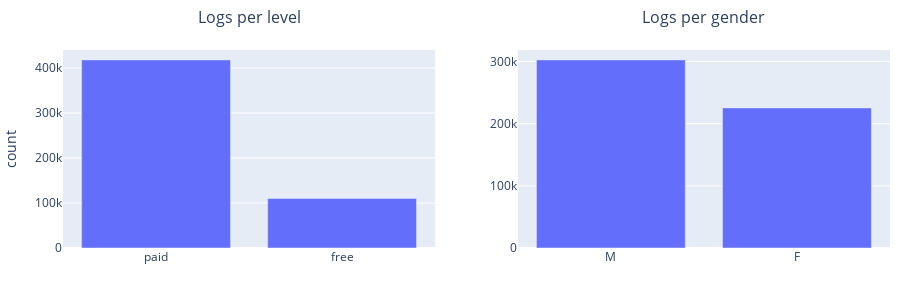
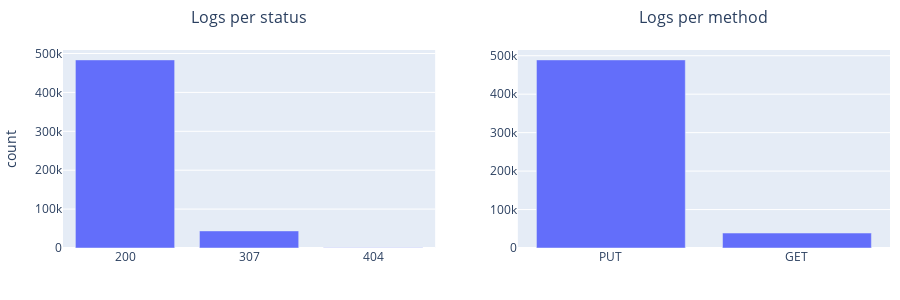
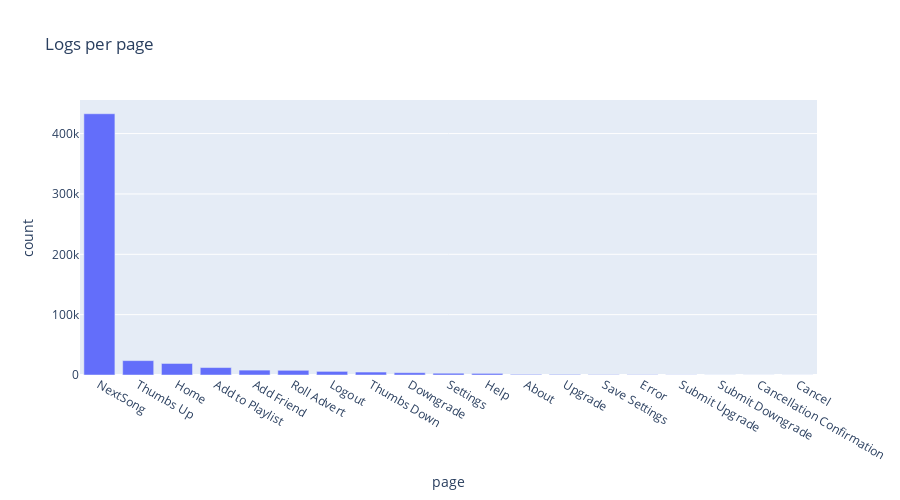
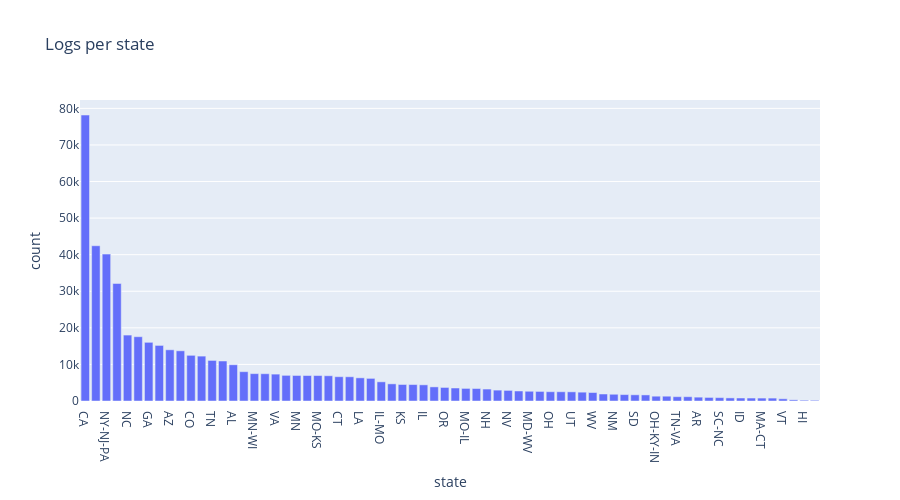

Notebook cell for these charts, in order:
### Markdown cell above
### Log level analysis

### Code cell
rows_config = [['level','gender'],['status','method'],['page'],['state']]

display_count_plots(rows_config,"Logs")

### Figure 1 — Plotly figure (JSON) as saved in the notebook; plotly's stock layout.template omitted (floating-point values rounded to 4 significant figures)
{"data": [{"marker": {"color": "#636EFA"}, "name": "", "showlegend": false, "type": "bar", "x": ["paid", "free"], "xaxis": "x", "y": [418044, 109961], "yaxis": "y"}, {"marker": {"color": "#636EFA"}, "name": "", "showlegend": false, "type": "bar", "x": ["M", "F"], "xaxis": "x2", "y": [302612, 225393], "yaxis": "y2"}], "layout": {"annotations": [{"font": {"size": 16}, "showarrow": false, "text": "Logs per level", "x": 0.225, "xanchor": "center", "xref": "paper", "y": 1.1, "yanchor": "bottom", "yref": "paper"}, {"font": {"size": 16}, "showarrow": false, "text": "Logs per gender", "x": 0.775, "xanchor": "center", "xref": "paper", "y": 1.1, "yanchor": "bottom", "yref": "paper"}], "height": 300, "margin": {"b": 40, "l": 60, "r": 10, "t": 50}, "xaxis": {"anchor": "y", "domain": [0, 0.45], "title": {"text": ""}}, "xaxis2": {"anchor": "y2", "domain": [0.55, 1]}, "yaxis": {"anchor": "x", "domain": [0, 1], "title": {"text": "count"}}, "yaxis2": {"anchor": "x2", "domain": [0, 1]}}}

### Figure 2 — Plotly figure (JSON) as saved in the notebook; plotly's stock layout.template omitted (floating-point values rounded to 4 significant figures)
{"data": [{"marker": {"color": "#636EFA"}, "name": "", "showlegend": false, "type": "bar", "x": ["200", "307", "404"], "xaxis": "x", "y": [483600, 43902, 503], "yaxis": "y"}, {"marker": {"color": "#636EFA"}, "name": "", "showlegend": false, "type": "bar", "x": ["PUT", "GET"], "xaxis": "x2", "y": [489128, 38877], "yaxis": "y2"}], "layout": {"annotations": [{"font": {"size": 16}, "showarrow": false, "text": "Logs per status", "x": 0.225, "xanchor": "center", "xref": "paper", "y": 1.1, "yanchor": "bottom", "yref": "paper"}, {"font": {"size": 16}, "showarrow": false, "text": "Logs per method", "x": 0.775, "xanchor": "center", "xref": "paper", "y": 1.1, "yanchor": "bottom", "yref": "paper"}], "height": 300, "margin": {"b": 40, "l": 60, "r": 10, "t": 50}, "xaxis": {"anchor": "y", "domain": [0, 0.45], "title": {"text": ""}}, "xaxis2": {"anchor": "y2", "domain": [0.55, 1]}, "yaxis": {"anchor": "x", "domain": [0, 1], "title": {"text": "count"}}, "yaxis2": {"anchor": "x2", "domain": [0, 1]}}}

### Figure 3 — Plotly figure (JSON) as saved in the notebook; plotly's stock layout.template omitted (floating-point values rounded to 4 significant figures)
{"data": [{"alignmentgroup": "True", "hovertemplate": "page=%{x}<br>count=%{y}<extra></extra>", "legendgroup": "", "marker": {"color": "#636efa", "pattern": {"shape": ""}}, "name": "", "offsetgroup": "", "orientation": "v", "showlegend": false, "textposition": "auto", "type": "bar", "x": ["NextSong", "Thumbs Up", "Home", "Add to Playlist", "Add Friend", "Roll Advert", "Logout", "Thumbs Down", "Downgrade", "Settings", "Help", "About", "Upgrade", "Save Settings", "Error", "Submit Upgrade", "Submit Downgrade", "Cancellation Confirmation", "Cancel"], "xaxis": "x", "y": [432877, 23826, 19089, 12349, 8087, 7773, 5990, 4911, 3811, 2964, 2644, 1026, 968, 585, 503, 287, 117, 99, 99], "yaxis": "y"}], "layout": {"barmode": "relative", "height": 500, "legend": {"tracegroupgap": 0}, "title": {"text": "Logs per page"}, "xaxis": {"anchor": "y", "domain": [0, 1], "title": {"text": "page"}}, "yaxis": {"anchor": "x", "domain": [0, 1], "title": {"text": "count"}}}}

### Figure 4 — Plotly figure (JSON) as saved in the notebook; plotly's stock layout.template omitted (floating-point values rounded to 4 significant figures)
{"data": [{"alignmentgroup": "True", "hovertemplate": "state=%{x}<br>count=%{y}<extra></extra>", "legendgroup": "", "marker": {"color": "#636efa", "pattern": {"shape": ""}}, "name": "", "offsetgroup": "", "orientation": "v", "showlegend": false, "textposition": "auto", "type": "bar", "x": [" CA", " TX", " NY-NJ-PA", " FL", " NC", " MA-NH", " GA", " IL-IN-WI", " AZ", " MI", " CO", " WI", " TN", " IN", " AL", " WA", " MN-WI", " KY-IN", " VA", " MS", " MN", " PA-NJ-DE-MD", " MO-KS", " PA", " CT", " VA-NC", " LA", " DC-VA-MD-WV", " IL-MO", " NJ", " KS", " NC-SC", " IL", " GA-AL", " OR", " NY", " MO-IL", " RI-MA", " NH", " MT", " NV", " AK", " MD-WV", " PA-NJ", " OH", " OK", " UT", " KY", " WV", " MD", " NM", " ND-MN", " SD", " TN-MS-AR", " OH-KY-IN", " NE-IA", " TN-VA", " IA", " AR", " AR-OK", " SC-NC", " SC", " ID", " IA-IL-MO", " MA-CT", " OR-WA", " VT", " ME", " HI", " UT-ID"], "xaxis": "x", "y": [78171, 42442, 40156, 32129, 18024, 17574, 16041, 15194, 13997, 13724, 12485, 12273, 11090, 10933, 9918, 8015, 7479, 7457, 7347, 7011, 6978, 6962, 6956, 6903, 6644, 6624, 6331, 6181, 5243, 4688, 4513, 4495, 4418, 3857, 3705, 3554, 3443, 3413, 3266, 2975, 2899, 2737, 2661, 2617, 2541, 2529, 2505, 2413, 2315, 1911, 1843, 1753, 1694, 1661, 1314, 1312, 1177, 1172, 1052, 974, 920, 846, 819, 809, 797, 792, 603, 321, 215, 194], "yaxis": "y"}], "layout": {"barmode": "relative", "height": 500, "legend": {"tracegroupgap": 0}, "title": {"text": "Logs per state"}, "xaxis": {"anchor": "y", "domain": [0, 1], "title": {"text": "state"}}, "yaxis": {"anchor": "x", "domain": [0, 1], "title": {"text": "count"}}}}
